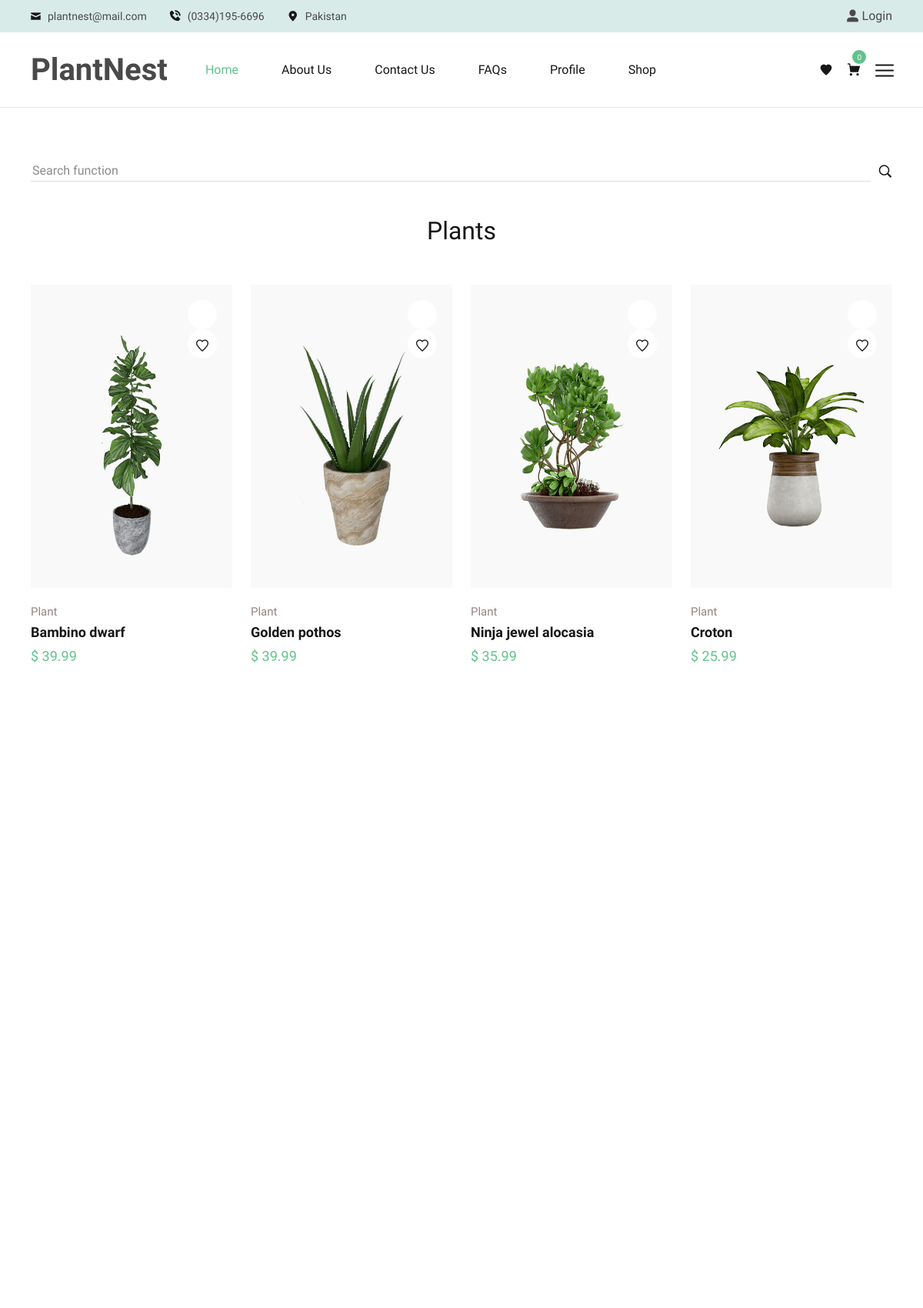
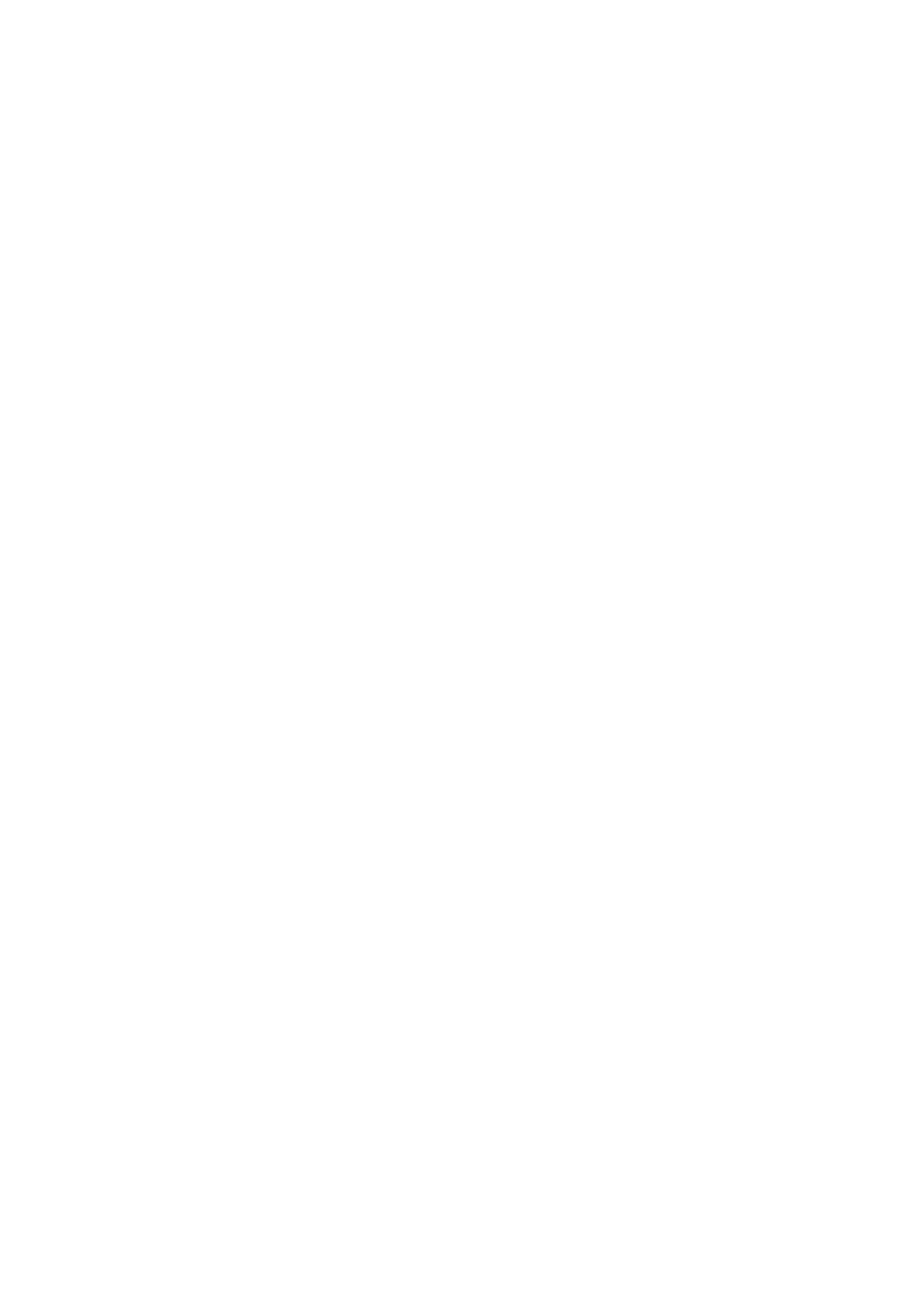
Page /allProducts.php (upper part) on the committed database (2 pictures, top to bottom).
### tables this page shows
CREATE TABLE `products` (
  `productID` int(11) NOT NULL,
  `productName` varchar(225) DEFAULT NULL,
  `productDescription` varchar(225) DEFAULT NULL,
  `productPrice` varchar(225) DEFAULT NULL,
  `productImage` varchar(225) DEFAULT NULL,
  `productStock` varchar(255) NOT NULL,
  `categoryID` int(11) DEFAULT NULL
);

### allProducts.php (the view, shortened to what this page needs)
<?php
include("./components/header.php");
?>
<main>
    <div class="container-fluid custom-container mt-5 section-padding-1">
        <ul class="mb-5">
            <li class="search d-none d-lg-block">
                <div class="meta-search meta-search--dark">
                    <input type="text" id="taskFilter" placeholder="Search function" />
                    <button aria-label="search">
                        <i class="lastudioicon-zoom-1"></i>
                    </button>
                </div>
            </li>
        </ul>
        <div class="section-title text-center js-scroll ShortFadeInUp">
            <h3 class="section-title__title">Plants</h3>
        </div>
        <div class="row">
            <?php
            $query = $pdo->query("Select * from products");
            $result = $query->fetchAll(PDO::FETCH_ASSOC);
            foreach ($result as $plants) {
                ?>
                <div class="col-lg-3 col-sm-6">
                    <a href="product-single.php?id=<?php echo $plants['productID'] ?>">
                        <div class="single-product js-scroll ShortFadeInUp scrolled">
                            <div class="single-product__thumbnail">
                                <div class="single-product__thumbnail--meta-3">
                                    <?php
                                    if (isset($_SESSION['USER'])) {
                                        $user = $_SESSION['USER'];
                                        foreach ($user as $user) {
                                            $userID = $user['userID'];
                                        }
                                        ?>
                                        <a href="?wishlist=<?php echo $plants['productID'] ?>&userId=<?php echo $userID ?>"
                                            data-bs-tooltip="tooltip" data-bs-placement="top" data-bs-title="Add to wishlist"
                                            data-bs-custom-class="p-meta-tooltip" aria-label="wishlist">
                                            <i class="lastudioicon-heart-2"></i>
                                        </a>
                                        <?php
                                    } else {
                                        ?>
                                        <a href="login.php" data-bs-tooltip="tooltip" data-bs-placement="top"
                                            data-bs-title="Add to wishlist" data-bs-custom-class="p-meta-tooltip"
                                            aria-label="wishlist">
                                            <i class="lastudioicon-heart-2"></i>
                                        </a>
                                        <?php
                                    }
                                    ?>
                                </div>
                                <div class="single-product__thumbnail--holder">
                                    <img src="./adminPanel/images/products/<?php echo $plants['productImage'] ?>"
                                        alt="Product" width="344" height="370" loading="lazy" />
                                </div>
                            </div>
                            <div class="single-product__info">
                                <div class="single-product__info--tags">
                                    <a href="#">Plant</a>
                                </div>
                                <h3 class="single-product__info--title tr-row">
                                    <a href="product-single.php?id=<?php echo $plants['productID'] ?>">
                                        <?php echo $plants['productName'] ?>
                                    </a>
                                </h3>
                                <div class="single-product__info--price">
                                    <ins>$
                                        <?php echo $plants['productPrice'] ?>
                                    </ins>
                                </div>
                            </div>
                        </div>
                </div>
                <?php
            }
            ?>
        </div>
    </div>
</main>
<?php
include_once('components/footer.php')
    ?>
</body>
</html>

### rows in the picture
products: productImage (picture), productName "Bambino dwarf", productPrice "39.99"
products: productImage (picture), productName "Golden pothos", productPrice "39.99"
products: productImage (picture), productName "Ninja jewel alocasia", productPrice "35.99"
products: productImage (picture), productName "Croton", productPrice "25.99"
